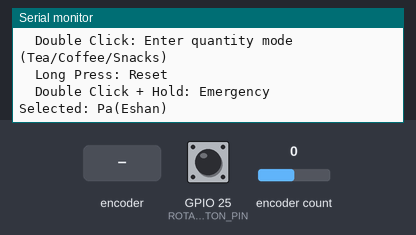
The sketch below on a simulated ESP32-C3. Shown: the last lines printed to the serial monitor. The test bench sets the inputs (shaded band); at power-on: encoder count 0, GPIO 25 (ROTARY_ENCODER_BUTTON_PIN) HIGH.

Above: at 1.4 s.
1.5 s: encoder count set to -1
At 2.5 s:
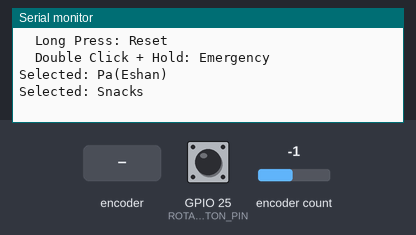
3.0 s: rotary encoder on GPIO 25 (ROTARY_ENCODER_BUTTON_PIN) / GPIO 26 (ROTARY_ENCODER_B_PIN) turned 1 step (first pin leading)
At 4.6 s:
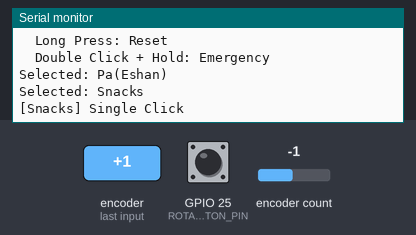
4.9 s: rotary encoder on GPIO 25 (ROTARY_ENCODER_BUTTON_PIN) / GPIO 26 (ROTARY_ENCODER_B_PIN) turned 3 steps (first pin leading)
At 6.0 s:
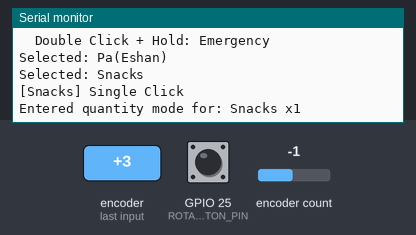
7.0 s: encoder count set to 0
At 7.8 s:
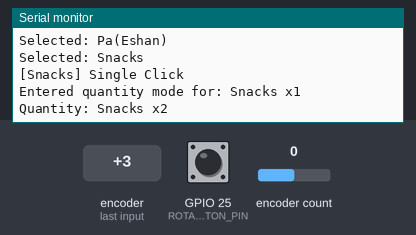
8.5 s: rotary encoder on GPIO 25 (ROTARY_ENCODER_BUTTON_PIN) / GPIO 26 (ROTARY_ENCODER_B_PIN) turned 1 step (first pin leading)
At 9.6 s:
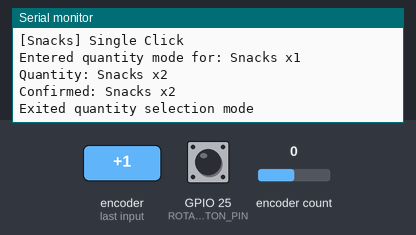
10.2 s: encoder count set to 1
At 11.5 s:
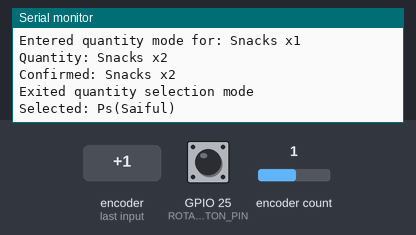

The sketch:

VCCALL.ino
```cpp
// ================= Device A: ESP32 (regular) Rotary Master → ESP-NOW TX =================
#include <Arduino.h>
#include <WiFi.h>
#include <esp_now.h>
#include "AiEsp32RotaryEncoder.h"
#include <esp_wifi.h>

// --------- Rotary Pins (ESP32 regular) ----------
#define ROTARY_ENCODER_A_PIN 27
#define ROTARY_ENCODER_B_PIN 26
#define ROTARY_ENCODER_BUTTON_PIN 25
#define ROTARY_ENCODER_VCC_PIN -1
#define ROTARY_ENCODER_STEPS 4

// --------- ESP-NOW ----------
const uint8_t WIFI_CHANNEL = 1;   // Keep both devices on same channel
uint8_t DISPLAY_PEER_MAC[] = {0x24, 0xEC, 0x4A, 0xE8, 0x6C, 0xB4}; // <--- REPLACE (from Device B)

// --------- People / Config ----------
const char* PEOPLE[] = {
  "Pa(Eshan)",
  "Ps(Saiful)",
  "Pion(Altaf)",
  "Tea",
  "Coffee",
  "Snacks"
};

// --------- New: Item Types ----------
enum ItemType {
  TYPE_PERSON = 0,
  TYPE_BEVERAGE_FOOD = 1
};

ItemType getItemType(int personIndex) {
  // First 3 are people, rest are beverages/food
  return (personIndex < 3) ? TYPE_PERSON : TYPE_BEVERAGE_FOOD;
}

const int STEPS_PER_PERSON = 3;
const unsigned long LONG_PRESS_MS = 600;
const unsigned long DOUBLE_CLICK_TIME_MS = 400;  // Time window for double click
const unsigned long EMERGENCY_HOLD_TIME_MS = 1500; // Hold time after double click for emergency
const bool ENABLE_CYCLING = true;
const bool ENABLE_DEBUG = false;

// --------- Auto ----------
const int TOTAL_PEOPLE = sizeof(PEOPLE) / sizeof(PEOPLE[0]);
const int MAX_ENCODER_VALUE = (TOTAL_PEOPLE * STEPS_PER_PERSON) - 1;

AiEsp32RotaryEncoder rotaryEncoder(
  ROTARY_ENCODER_A_PIN, ROTARY_ENCODER_B_PIN,
  ROTARY_ENCODER_BUTTON_PIN, ROTARY_ENCODER_VCC_PIN, ROTARY_ENCODER_STEPS);

int lastDisplayedValue = -1;
unsigned long buttonPressStart = 0;
unsigned long lastClickTime = 0;
bool isLongPressHandled = false;
bool waitingForDoubleClick = false;
bool doubleClickDetected = false;

// --------- Quantity Selection State ----------
bool quantityMode = false;
int selectedItemIndex = -1;
int currentQuantity = 1;
const int MIN_QUANTITY = 1;
const int MAX_QUANTITY = 10;

// --------- Payload ----------
enum Action : uint8_t {
  ACT_SELECT = 1,
  ACT_SHORT_PRESS = 2,
  ACT_RESET = 3,
  ACT_DOUBLE_CLICK = 4,
  ACT_EMERGENCY = 5,
  ACT_QUANTITY_SELECT = 6  // New action for quantity selection
};

typedef struct {
  uint8_t  action;
  int16_t  index;
  char     name[32];
  int16_t  quantity;  // New field for quantity
} __attribute__((packed)) Payload;

int getPersonIndex(int encoderValue) { return encoderValue / STEPS_PER_PERSON; }

const char* getPersonName(int encoderValue) {
  int idx = getPersonIndex(encoderValue);
  return (idx >= 0 && idx < TOTAL_PEOPLE) ? PEOPLE[idx] : "Unknown";
}

String getDisplayName(int personIndex, int quantity = 0) {
  if (personIndex < 0 || personIndex >= TOTAL_PEOPLE) return "Unknown";

  String name = String(PEOPLE[personIndex]);
  if (getItemType(personIndex) == TYPE_BEVERAGE_FOOD && quantity > 0) {
    name += " x" + String(quantity);
  }
  return name;
}

bool sendPayload(uint8_t action, int index, const char* name, int quantity = 0) {
  Payload p{};
  p.action = action;
  p.index = index;
  p.quantity = quantity;
  strlcpy(p.name, name, sizeof(p.name));

  esp_err_t r = esp_now_send(DISPLAY_PEER_MAC, (uint8_t*)&p, sizeof(p));
  if (r != ESP_OK) {
    Serial.printf("[ESP-NOW] send err=%d\n", r);
    return false;
  }
  return true;
}

void onDataSent(const uint8_t*, esp_now_send_status_t status) {
  if (ENABLE_DEBUG) {
    Serial.printf("[ESP-NOW] Delivery: %s\n", status == ESP_NOW_SEND_SUCCESS ? "OK" : "FAIL");
  }
}

void IRAM_ATTR readEncoderISR() {
  rotaryEncoder.readEncoder_ISR();
}

void exitQuantityMode() {
  quantityMode = false;
  selectedItemIndex = -1;
  currentQuantity = 1;

  // Restore normal encoder bounds
  rotaryEncoder.setBoundaries(0, MAX_ENCODER_VALUE, ENABLE_CYCLING);

  Serial.println("Exited quantity selection mode");
}

void enterQuantityMode(int itemIndex) {
  quantityMode = true;
  selectedItemIndex = itemIndex;
  currentQuantity = 1;

  // Set encoder bounds for quantity selection
  rotaryEncoder.setBoundaries(MIN_QUANTITY, MAX_QUANTITY, true);
  rotaryEncoder.reset(currentQuantity);

  String displayName = getDisplayName(itemIndex, currentQuantity);
  Serial.printf("Entered quantity mode for: %s\n", displayName.c_str());
  sendPayload(ACT_QUANTITY_SELECT, itemIndex, displayName.c_str(), currentQuantity);
}

void handleLongPress() {
  Serial.println(F("=== RESET ==="));

  if (quantityMode) {
    exitQuantityMode();
  }

  rotaryEncoder.reset(0);
  lastDisplayedValue = -1;
  Serial.printf("Selected: %s\n", PEOPLE[0]);
  sendPayload(ACT_RESET, 0, PEOPLE[0]);
}

void handleEmergency(int personIndex) {
  const char* name = PEOPLE[personIndex];
  Serial.printf("[EMERGENCY] %s\n", name);
  sendPayload(ACT_EMERGENCY, personIndex, name);
}

void rotary_onButtonClick() {
  static unsigned long lastTimePressed = 0;
  if (millis() - lastTimePressed < 200) return; // debounce
  lastTimePressed = millis();

  if (quantityMode) {
    // In quantity mode, single click confirms the quantity
    String displayName = getDisplayName(selectedItemIndex, currentQuantity);
    Serial.printf("Confirmed: %s\n", displayName.c_str());
    sendPayload(ACT_SHORT_PRESS, selectedItemIndex, displayName.c_str(), currentQuantity);
    exitQuantityMode();
    return;
  }

  // Normal mode - check for double click
  unsigned long now = millis();
  if (waitingForDoubleClick && (now - lastClickTime) < DOUBLE_CLICK_TIME_MS) {
    // Double click detected
    doubleClickDetected = true;
    waitingForDoubleClick = false;

    int val = rotaryEncoder.readEncoder();
    int personIndex = getPersonIndex(val);
    const char* name = getPersonName(val);

    // Check if it's a beverage/food item
    if (getItemType(personIndex) == TYPE_BEVERAGE_FOOD) {
      // Enter quantity selection mode
      enterQuantityMode(personIndex);
    } else {
      // For people, double click is just a different action
      Serial.printf("[%s] Double Click\n", name);
      sendPayload(ACT_DOUBLE_CLICK, personIndex, name);
    }
    return;
  }

  // First click or not within double click time
  lastClickTime = now;
  waitingForDoubleClick = true;

  // Set a timer to handle single click if no double click comes
  // This will be handled in the main loop
}

void handleSingleClick() {
  int val = rotaryEncoder.readEncoder();
  const char* name = getPersonName(val);
  int personIndex = getPersonIndex(val);

  Serial.printf("[%s] Single Click\n", name);
  sendPayload(ACT_SHORT_PRESS, personIndex, name);
}

void rotary_loop() {
  // Handle encoder changes
  if (rotaryEncoder.encoderChanged()) {
    int val = rotaryEncoder.readEncoder();

    if (quantityMode) {
      // In quantity mode, encoder changes quantity
      currentQuantity = val;
      String displayName = getDisplayName(selectedItemIndex, currentQuantity);
      Serial.printf("Quantity: %s\n", displayName.c_str());
      sendPayload(ACT_QUANTITY_SELECT, selectedItemIndex, displayName.c_str(), currentQuantity);
      lastDisplayedValue = val;
    } else {
      // Normal mode - selecting items
      int currentPerson = getPersonIndex(val);
      int lastPerson = getPersonIndex(lastDisplayedValue);

      if (val != lastDisplayedValue && currentPerson != lastPerson) {
        String displayName = getDisplayName(currentPerson);
        Serial.printf("Selected: %s\n", displayName.c_str());

        if (ENABLE_DEBUG) {
          Serial.printf("  [enc=%d, person=%d]\n", val, currentPerson);
        }
        sendPayload(ACT_SELECT, currentPerson, displayName.c_str());
      }
      lastDisplayedValue = val;
    }
  }

  // Handle button press logic
  if (rotaryEncoder.isEncoderButtonDown()) {
    if (buttonPressStart == 0) {
      buttonPressStart = millis();
      isLongPressHandled = false;
    } else if (!isLongPressHandled) {
      unsigned long pressTime = millis() - buttonPressStart;

      if (doubleClickDetected && pressTime >= EMERGENCY_HOLD_TIME_MS) {
        // Emergency: double click + hold
        int val = quantityMode ? selectedItemIndex : getPersonIndex(rotaryEncoder.readEncoder());
        handleEmergency(val);
        isLongPressHandled = true;
      } else if (!doubleClickDetected && pressTime >= LONG_PRESS_MS) {
        // Long press (reset)
        handleLongPress();
        isLongPressHandled = true;
      }
    }
  } else if (buttonPressStart > 0) {
    // Button released
    if (!isLongPressHandled) {
      rotary_onButtonClick();
    }
    buttonPressStart = 0;
    isLongPressHandled = false;
    doubleClickDetected = false;
  }

  // Handle single click timeout
  if (waitingForDoubleClick && (millis() - lastClickTime) > DOUBLE_CLICK_TIME_MS) {
    waitingForDoubleClick = false;
    if (!doubleClickDetected) {
      handleSingleClick();
    }
  }
}

void setupESPNow() {
  WiFi.mode(WIFI_STA);
  esp_wifi_set_channel(WIFI_CHANNEL, WIFI_SECOND_CHAN_NONE);

  if (esp_now_init() != ESP_OK) {
    Serial.println("[ESP-NOW] init failed");
    ESP.restart();
  }
  esp_now_register_send_cb(onDataSent);

  esp_now_peer_info_t peer{};
  memcpy(peer.peer_addr, DISPLAY_PEER_MAC, 6);
  peer.channel = WIFI_CHANNEL;
  peer.encrypt = false;
  if (esp_now_add_peer(&peer) != ESP_OK) {
    Serial.println("[ESP-NOW] add peer failed");
  }
}

void printSystemInfo() {
  Serial.println(F("=== Rotary Master (ESP32) → Display (ESP32-C3) ==="));
  Serial.print(F("My MAC: ")); Serial.println(WiFi.macAddress());
  Serial.print(F("Channel: ")); Serial.println(WIFI_CHANNEL);
  Serial.print(F("Items: ")); Serial.println(TOTAL_PEOPLE);
  Serial.println(F("Usage:"));
  Serial.println(F("  Rotate: Navigate items"));
  Serial.println(F("  Single Click: Select/Confirm"));
  Serial.println(F("  Double Click: Enter quantity mode (Tea/Coffee/Snacks)"));
  Serial.println(F("  Long Press: Reset"));
  Serial.println(F("  Double Click + Hold: Emergency"));
}

void setup() {
  Serial.begin(115200);
  delay(200);

  rotaryEncoder.begin();
  rotaryEncoder.setup(readEncoderISR);
  rotaryEncoder.setBoundaries(0, MAX_ENCODER_VALUE, ENABLE_CYCLING);
  rotaryEncoder.setAcceleration(2);

  setupESPNow();
  printSystemInfo();

  Serial.printf("Selected: %s\n", PEOPLE[0]);
  lastDisplayedValue = 0;
  sendPayload(ACT_SELECT, 0, PEOPLE[0]); // initial sync
}

void loop() {
  rotary_loop();
  delay(10);
}
```

Measured:
- after the input at 1.5 s, the serial monitor: prints a new line at once (image 1)
- after the input at 3.0 s, the serial monitor: prints a new line after 0.47 s (image 2)
- after the input at 4.9 s, the serial monitor: prints a new line after 0.26 s (image 3)
- after the input at 7.0 s, the serial monitor: prints a new line at once (image 4)
- after the input at 8.5 s, the serial monitor: prints a new line after 0.06 s (image 5)
- after the input at 10.2 s, the serial monitor: prints a new line at once (image 6)
